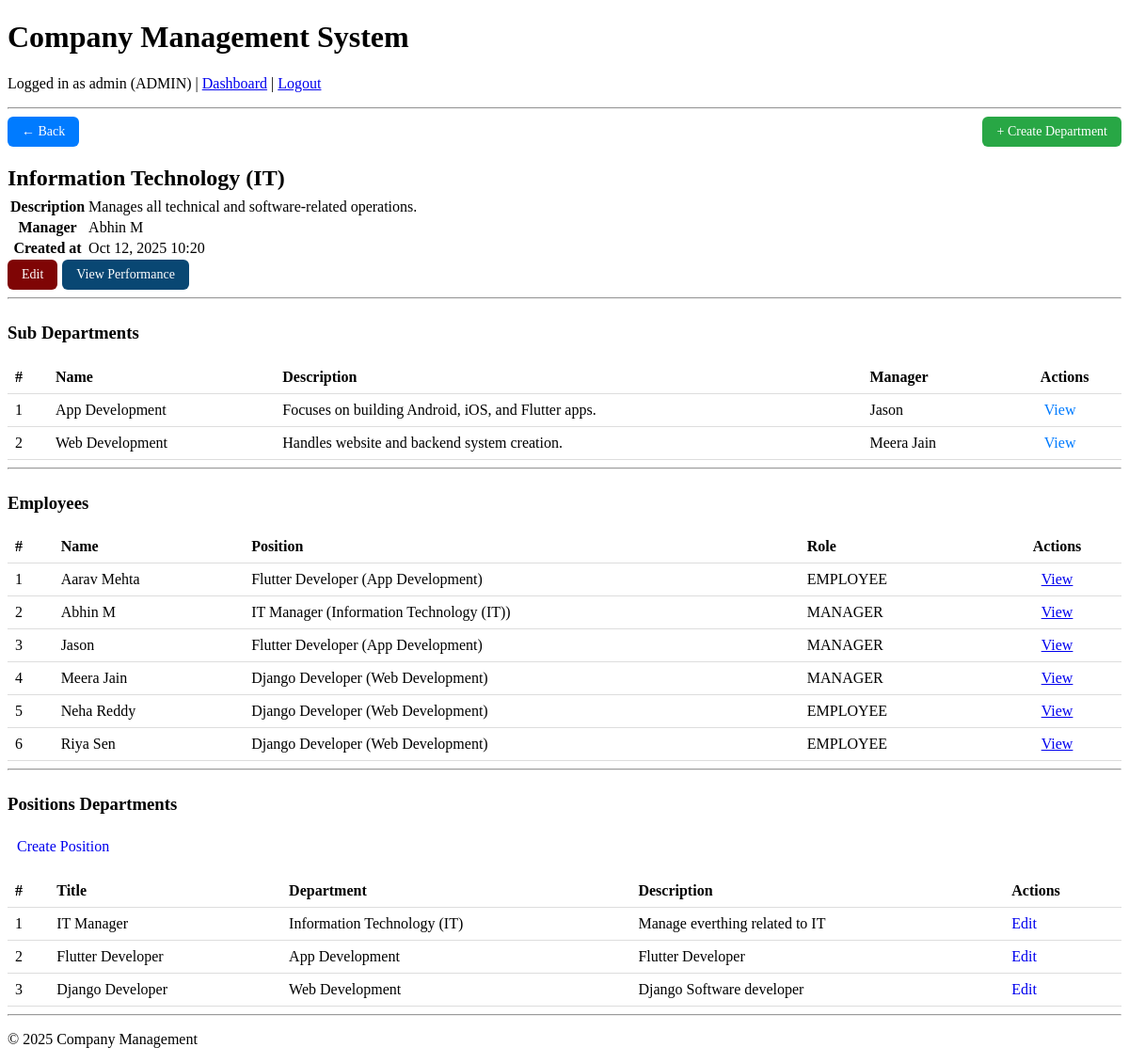
The page /company/department/9/ (signed in) on the database as committed earlier.
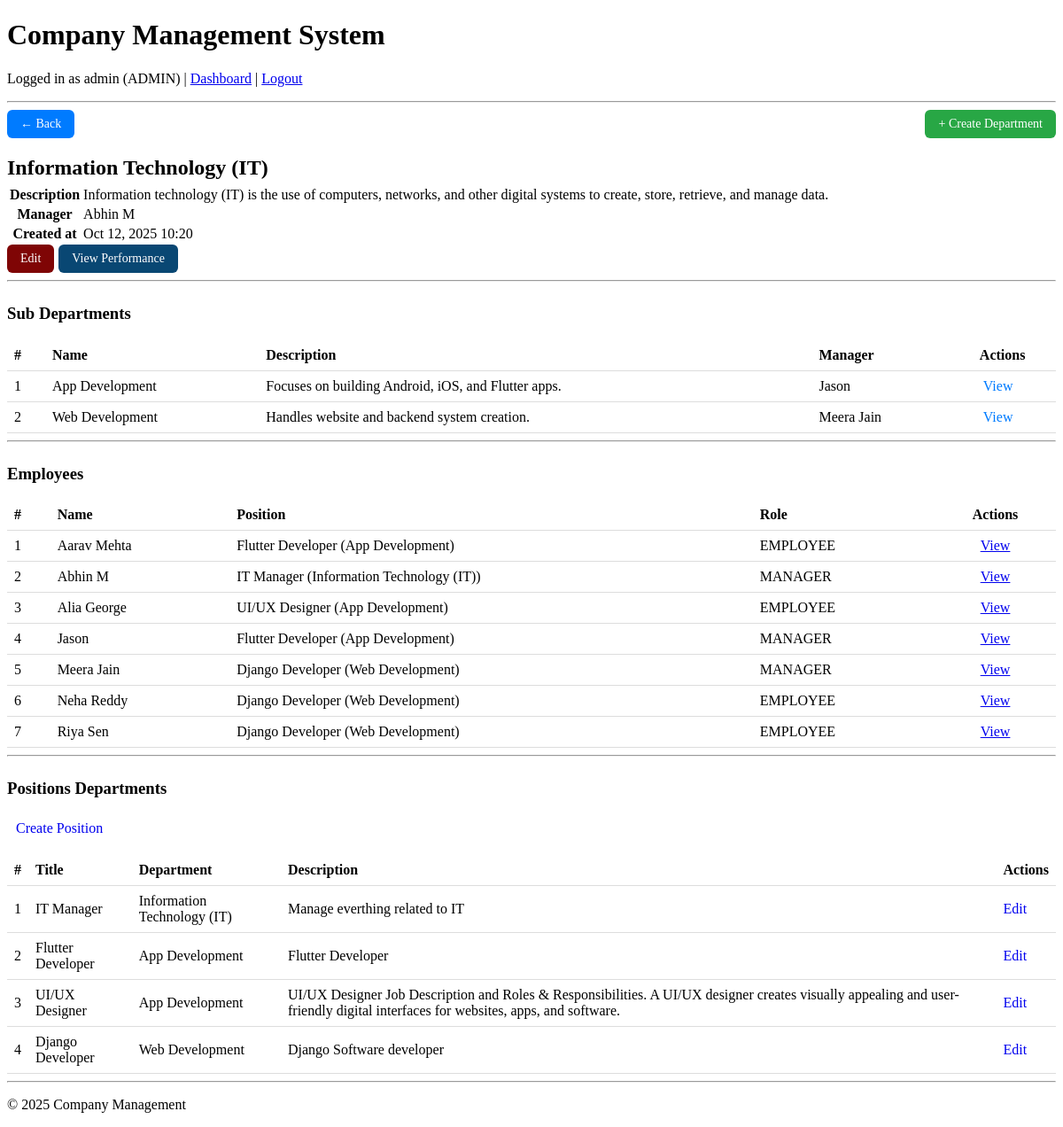
The same page on the database as committed later.
### company/models.py (models this page shows, shortened)
class Department(models.Model):
    name = models.CharField(max_length=100)
    parent = models.ForeignKey(
        'self',
        on_delete=models.CASCADE,
        null=True,
        blank=True,
        related_name='sub_departments',
        default='null'
    )
    manager = models.ForeignKey(
        'users.CustomUser',
        on_delete=models.CASCADE,
        null=True,
        blank=True,
        limit_choices_to={'role': 'MANAGER'},
        related_name='managed_departments'
    )
    description = models.TextField(blank=True)
    created_at = models.DateTimeField(auto_now_add=True)

class Position(models.Model):
    department = models.ForeignKey(Department, on_delete=models.CASCADE, related_name='positions',null=True)
    title = models.CharField(max_length=100)
    description = models.TextField(blank=True)
    created_at = models.DateTimeField(auto_now_add=True)
    def __str__(self):
        return f"{self.title} ({self.department.name})"

### users/models.py (models this page shows, shortened)
class CustomUser(AbstractUser):
    ROLE_ADMIN = 'ADMIN'
    ROLE_MANAGER = 'MANAGER'
    ROLE_EMPLOYEE = 'EMPLOYEE'
    ROLE_CUSTOMER = 'CUSTOMER'
    ROLE_CHOICES = (
        (ROLE_ADMIN, 'Admin/HR'),
        (ROLE_MANAGER, 'Manager'),
        (ROLE_EMPLOYEE, 'Employee'),
        (ROLE_CUSTOMER,'Customer')
    )
    name=models.CharField(max_length=500,null=False)
    role = models.CharField(max_length=20, choices=ROLE_CHOICES, default=ROLE_EMPLOYEE)
    phone = models.CharField(max_length=15, blank=True, null=True)
    groups = models.ManyToManyField(
        'auth.Group',
        related_name='customuser_set',  # different from auth.User.user_set
        blank=True,
        help_text='The groups this user belongs to.'
    )
    user_permissions = models.ManyToManyField(
        'auth.Permission',
        related_name='customuser_set',  # different from auth.Permission.user_set
        blank=True,
        help_text='Specific permissions for this user.'
    )

class EmployeeProfile(models.Model):
    user = models.OneToOneField(settings.AUTH_USER_MODEL, on_delete=models.CASCADE)
    department = models.ForeignKey(Department, on_delete=models.SET_NULL, null=True)
    position = models.ForeignKey(Position, on_delete=models.SET_NULL, null=True)
    benefits = models.ManyToManyField(Benefit, blank=True)
    date_of_joining = models.DateField()
    salary = models.DecimalField(max_digits=10, decimal_places=2, null=True, blank=True)
    skills = models.TextField(blank=True)

### company/views.py (the view)
# urls.py: path('department/<int:dept_id>/', views.department_view, name='department_view'),
@user_passes_test(is_admin, login_url='/users/login/')
def department_view(request, dept_id):
    department = get_object_or_404(Department, id=dept_id)
    sub_departments = Department.objects.filter(parent=department)
    all_departments = [department] + get_all_sub_departments(department)
    employees = EmployeeProfile.objects.filter(department__in=all_departments).order_by("user__name")
    positions=Position.objects.filter(department__in=all_departments)
    return render(request, 'company/Department_detail.html', {
        'department': department,
        'sub_departments': sub_departments,
        'employees':employees,
        'positions':positions
    })

### company/views.py (called while the page is built)
def is_admin(user):
    return user.is_authenticated and user.role == 'ADMIN'

def get_all_sub_departments(department):
    sub_departments = Department.objects.filter(parent=department)
    all_subs = list(sub_departments)
    for sub in sub_departments:
        all_subs.extend(get_all_sub_departments(sub))
    return all_subs

### company/templates/company/Department_detail.html (shortened to what the changed rows need)
{% extends 'base.html' %}
{% block content %}
<div style=" margin: 0 auto;">
    <div style="display: flex; justify-content: space-between; align-items: center; margin-bottom: 15px;">
        <a href="{% if department.parent %}{% url 'department_view' department.parent.id %}{% else %}{% url 'department_list' %}{% endif %}"
           style="background-color: #007bff; color: white; padding: 8px 15px;
                  text-decoration: none; border-radius: 6px; font-size: 14px;">
        </a>
        <a href="{% url 'department_create' %}?parent={{department.id}}"
           style="background-color: #28a745; color: white; padding: 8px 15px;
                  text-decoration: none; border-radius: 6px; font-size: 14px;">
        </a>
    </div>
    <h2 style="margin-bottom: 5px;">{{ department.name }}</h2>
    <table >
    <tr>
        <th>Description</th>
        <td>{{ department.description }}</td>
    </tr>
    <tr>
        <th>Manager</th>
        <td>{% if department.manager %} {{ department.manager.name }}{% else %}Not set{%endif%}</td>
    </tr>
    <tr>
        <th>Created at</th>
        <td>{{ department.created_at|date:"M d, Y H:i" }}</td>
    </tr>
    </table>
    <div style="display: flex;gap: 5px;">
    <a style="background-color: #7f0505; color: white; padding: 8px 15px;
                  text-decoration: none; border-radius: 6px; font-size: 14px;"
                  href="{% url 'department_edit' department.id %}" style="text-decoration: none;">Edit</a>
    <a style="background-color: #094773; color: white; padding: 8px 15px;
                  text-decoration: none; border-radius: 6px; font-size: 14px;"
                  href="{% url 'department_performance_detail' department.id %}" style="text-decoration: none;">View Performance</a>
    </div>
    <hr>
    <h3 style="margin-top: 25px;">Sub Departments</h3>
    {% if sub_departments %}
    <table style="width: 100%; border-collapse: collapse; margin-top: 10px;">
        <thead>
            <tr>
            <th style="padding: 8px; text-align: left; border-bottom: 1px solid #ddd;">#</th>
            <th style="padding: 8px; text-align: left; border-bottom: 1px solid #ddd;">Name</th>
            <th style="padding: 8px; text-align: left; border-bottom: 1px solid #ddd;">Description</th>
            <th style="padding: 8px; text-align: left; border-bottom: 1px solid #ddd;">Manager</th>
            <th style="padding: 8px; text-align: center; border-bottom: 1px solid #ddd;">Actions</th>
        </tr>
        </thead>
        <tbody>
            {% for sub in sub_departments %}
            <tr>
                <td style="padding: 8px; border-bottom: 1px solid #ddd;">{{ forloop.counter }}</td>
                <td style="padding: 8px; border-bottom: 1px solid #ddd;">{{ sub.name }}</td>
                <td style="padding: 8px; border-bottom: 1px solid #ddd;">{{ sub.description }}</td>
                <td style="padding: 8px; border-bottom: 1px solid #ddd;">{{ sub.manager.name }}</td>
                <td style="padding: 8px; border-bottom: 1px solid #ddd; text-align: center;">
                    <a href="{% url 'department_view' sub.id %}"
                       style="text-decoration: none; color: #007bff; margin-right: 10px;">View</a>
                </td>
            </tr>
            {% endfor %}
        </tbody>
    </table>
    {% else %}
    <p style="color: #666;">No sub-departments under this department.</p>
    {% endif %}
    <hr>
    <h3 style="margin-top: 25px;">Employees</h3>
    {% if employees %}
    <table style="width: 100%; border-collapse: collapse; margin-top: 10px;">
        <thead>
            <tr>
            <th style="padding: 8px; text-align: left; border-bottom: 1px solid #ddd;">#</th>
            <th style="padding: 8px; text-align: left; border-bottom: 1px solid #ddd;">Name</th>
            <th style="padding: 8px; text-align: left; border-bottom: 1px solid #ddd;">Position</th>
            <th style="padding: 8px; text-align: left; border-bottom: 1px solid #ddd;">Role</th>
            <th style="padding: 8px; text-align: center; border-bottom: 1px solid #ddd;">Actions</th>
        </tr>
        </thead>
        <tbody>
            {% for emp in employees %}
            <tr>
                <td style="padding: 8px; border-bottom: 1px solid #ddd;">{{ forloop.counter }}</td>
                <td style="padding: 8px; border-bottom: 1px solid #ddd;">{{ emp.user.name }}</td>
                <td style="padding: 8px; border-bottom: 1px solid #ddd;">{{ emp.position }}</td>
                <td style="padding: 8px; border-bottom: 1px solid #ddd;">{{ emp.user.role }}</td>
                <td style="padding: 8px; border-bottom: 1px solid #ddd; text-align: center;">
                    <a href="{% url 'view_profile' profile_id=emp.id %}">View</a>
                </td>
            </tr>
            {% endfor %}
        </tbody>
    </table>
    {% else %}
    <p style="color: #666;">No Employees under this department.</p>
    {% endif %}
    <hr>
<h3 style="margin-top: 25px;">Positions Departments</h3>
<a href="{% url 'position_create' %}?parent={{department.id}}" style="display: inline-block; margin-bottom: 15px; padding: 6px 10px; text-decoration: none;">
    Create Position
</a>
{% if positions %}
<table style="width: 100%; border-collapse: collapse;">
    <thead>
        <tr>
            <th style="padding: 8px; text-align: left; border-bottom: 1px solid #ddd;">#</th>
            <th style="padding: 8px; text-align: left; border-bottom: 1px solid #ddd;">Title</th>
            <th style="padding: 8px; text-align: left; border-bottom: 1px solid #ddd;">Department</th>
            <th style="padding: 8px; text-align: left; border-bottom: 1px solid #ddd;">Description</th>
            <th style="padding: 8px; text-align: left; border-bottom: 1px solid #ddd;">Actions</th>
        </tr>
    </thead>
    <tbody>
        {% for pos in positions %}
        <tr>
            <td style="padding: 8px; border-bottom: 1px solid #ddd;">{{ forloop.counter }}</td>
            <td style="padding: 8px; border-bottom: 1px solid #ddd;">{{ pos.title }}</td>
            <td style="padding: 8px; border-bottom: 1px solid #ddd;">{{ pos.department.name }}</td>
            <td style="padding: 8px; border-bottom: 1px solid #ddd;">{{ pos.description }}</td>
            <td style="padding: 8px; border-bottom: 1px solid #ddd;">
                <a href="{% url 'position_edit' pos.id %}?parent={{department.id}}" style="text-decoration: none;">Edit</a>
            </td>
        </tr>
        {% endfor %}
    </tbody>
</table>
{% else %}
<p style="color: #666;">No Positions under this department.</p>
{% endif %}</div>
{% endblock %}

Rows that differ between the two databases and show on the page:
changed Department "Information Technology (IT)": description "Manages all technical and software-related operations." → "Information technology (IT) is the use of computers, networks, and other digital systems to create, store, retrieve, and manage data."
added EmployeeProfile: user.name "Alia George", position "UI/UX Designer (App Development)", user.role "EMPLOYEE"
added Position: title "UI/UX Designer", department.name "App Development", description "UI/UX Designer Job Description and Roles & Responsibilities. A UI/UX designer creates visually appealing and user-friendly digital interfaces for websites, apps, and software."
